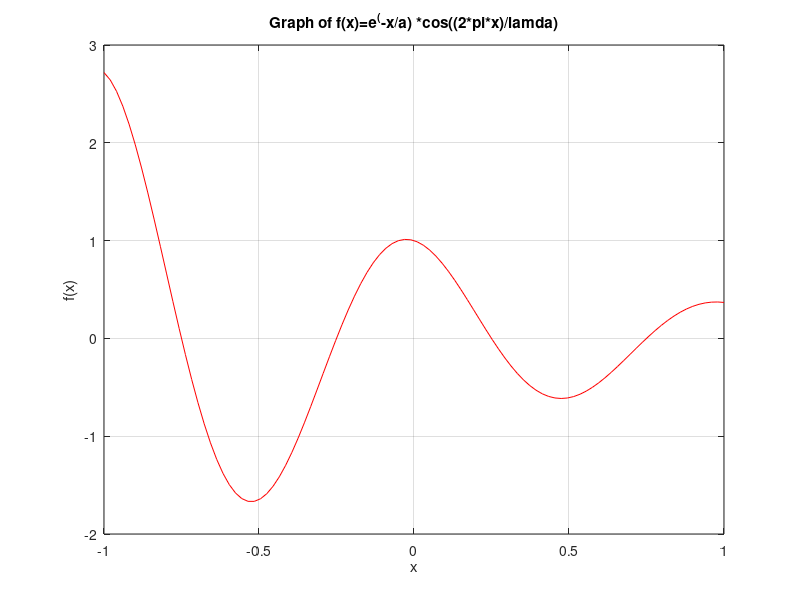

Recreate this plot in MATLAB.

% plots the function 
% f(x)= e^(-x/a) *cos((2*pi*x)/lamda)
% a and lamda can be changed in the program to vary the parametes
% the domain is from

clear
clc

%% Set Parameters
xmax=1;
xmin=-1;
Nx=100;

lamda=1;
a=1;

%% Set independent variable
x=linspace(xmin,xmax,Nx);

%% calculate the function values
fx=exp(-x/a).*cos(2*pi*(x/lamda));


%% plot the function
plot(x,fx,'r-')

% label function
xlabel('x')
ylabel('f(x)')
title('Graph of f(x)=e^(-x/a) *cos((2*pi*x)/lamda)')
grid on




